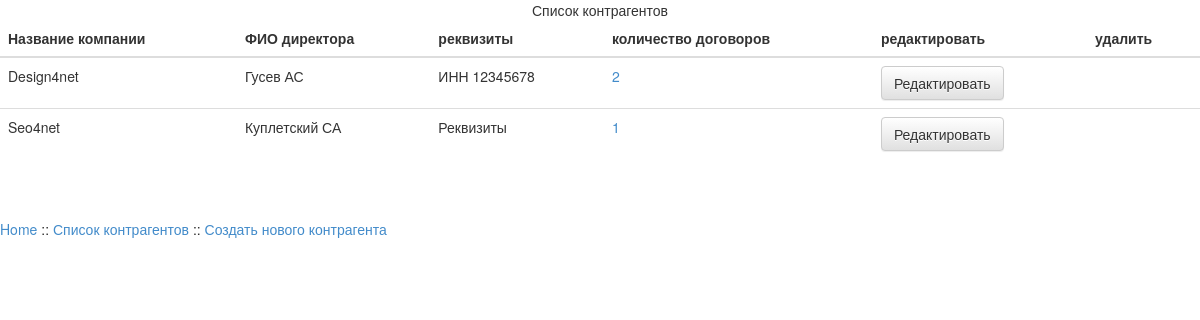
The page /company/firms.php on the database as committed earlier.
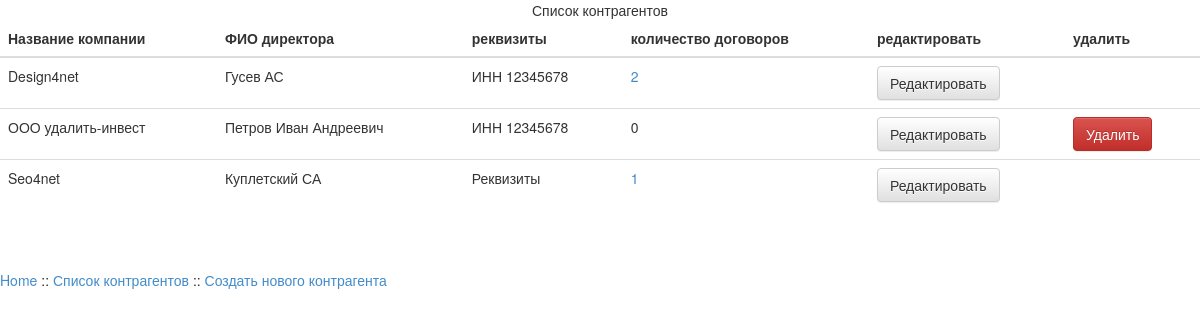
The same page on the database as committed later.
### tables this page shows
CREATE TABLE IF NOT EXISTS `company` (
  `id` int(10) unsigned NOT NULL AUTO_INCREMENT,
  `name` text NOT NULL,
  `director` text NOT NULL,
  `requisites` text NOT NULL,
  PRIMARY KEY (`id`)
);

### company/firms.php (the view, shortened to what this page needs)
<!DOCTYPE html>
<html>
	<head>
		<link rel="stylesheet" href="../css/bootstrap.min.css">
		<link rel="stylesheet" href="../css/bootstrap-theme.min.css">
	</head>
<body>
<?php
	require_once '../login.php';
	$link = mysqli_connect($host, $user, $password, $db);
	$query = "SELECT * FROM `company`
	ORDER BY  `company`.`id` ASC";
	$result = mysqli_query($link, $query);
	echo '<table class="table table-hover">
	<caption>Список контрагентов</caption>
	<thead>
		<tr>
			<th>Название компании</th>
			<th>ФИО директора</th>
			<th>реквизиты</th>
			<th>количество договоров</th>
			<th>редактировать</th>
			<th>удалить</th>
		</tr>
	</thead>
	<tbody>';
	while ($row = mysqli_fetch_array($result, MYSQLI_ASSOC)) {
	$sql_kol = "SELECT COUNT(`nomer`)
	FROM `contract` JOIN `company` ON `contract`.`company_id` = `company`.`id`
	WHERE `company`.`id`=".$row['id'];
	$kol = mysqli_query($link, $sql_kol);
	$kol2 = mysqli_fetch_array($kol, MYSQLI_NUM);
	echo '
		<tr>
			<td>'.$row['name'].'</td>
			<td>'.$row['director'].'</td>
			<td>'.$row['requisites'].'</td>';
			if ($kol2['0']>0) {
				echo '<td><a href="dogovor-firm.php?id='.$row['id'].'">'.$kol2['0'].'</a></td>';
			}
			else {
				echo '<td>'.$kol2['0'].'</td>';
			}
			echo '<td>
				<form class="form-inline" role="form" action="firm.php" method="get">
					<input type="hidden" name="id" value="'.$row['id'].'">
					<button type="submits" class="btn btn-default">Редактировать</button>
				</form>
			</td>
			<td>';
				if ($kol2['0']==0) { echo '
				<form class="form-inline" role="form" action="delete-firm.php" method="get">
					<input type="hidden" name="id" value="'.$row['id'].'">
					<button type="submits" class="btn btn-danger">Удалить</button>
				</form>';
			}
			echo '</td>
		</tr>';
	}
	echo '
	</tbody>
</table>';
	echo '<br /><br /><p><a href="../index.php">Home</a> :: <a href="firms.php">Список контрагентов</a> :: <a href="new-firm.php">Создать нового контрагента</a></p>';
?>
</body>
</html>

Rows that differ between the two databases and show on the page:
added company: name "ООО удалить-инвест", director "Петров Иван Андреевич", requisites "ИНН 12345678", 0 "0"
